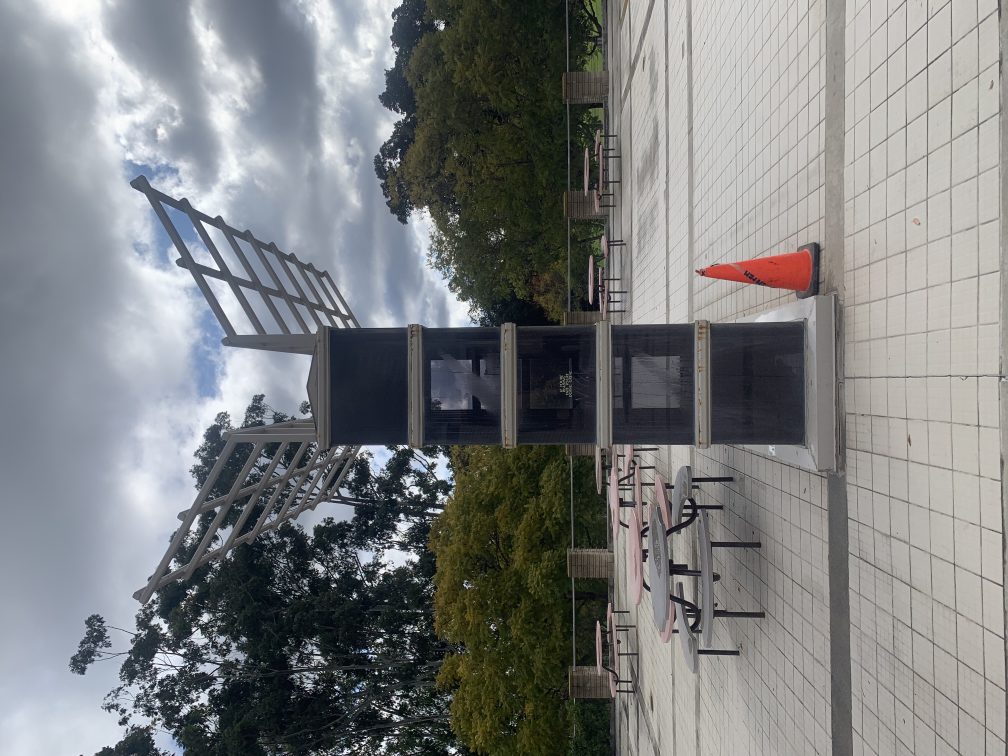
#> input picture images/center.jpg, 4032 x 3024 px (shown at 1/4 size)
$ jupyter execute panoramic_image.ipynb
#> lines starting #> are read from the running program, lines starting #| are printed output that depends on the picture
[cell 1]
import matplotlib.pyplot as plt
import numpy as np
import cv2

[cell 2]
points_center_img = []
points_right_img = []
points_left_img = []

[cell 3]
center_image = plt.imread('./images/center.jpg')
#> center_image is the input picture: shape (3024, 4032, 3); mean R, G, B 125.2, 127.2, 128
right_image = plt.imread('./images/right.jpg')
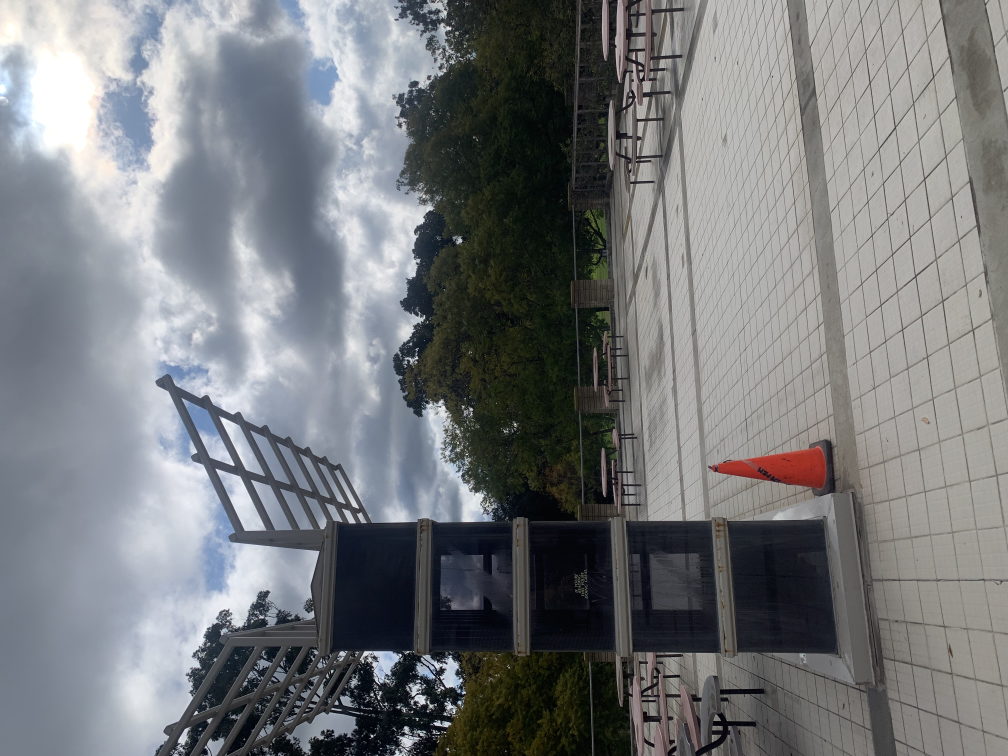
#> input picture images/right.jpg, 4032 x 3024 px (shown at 1/4 size)
#> right_image is the input picture: shape (3024, 4032, 3); mean R, G, B 119.2, 121.6, 124
left_image = plt.imread('./images/left.jpg')
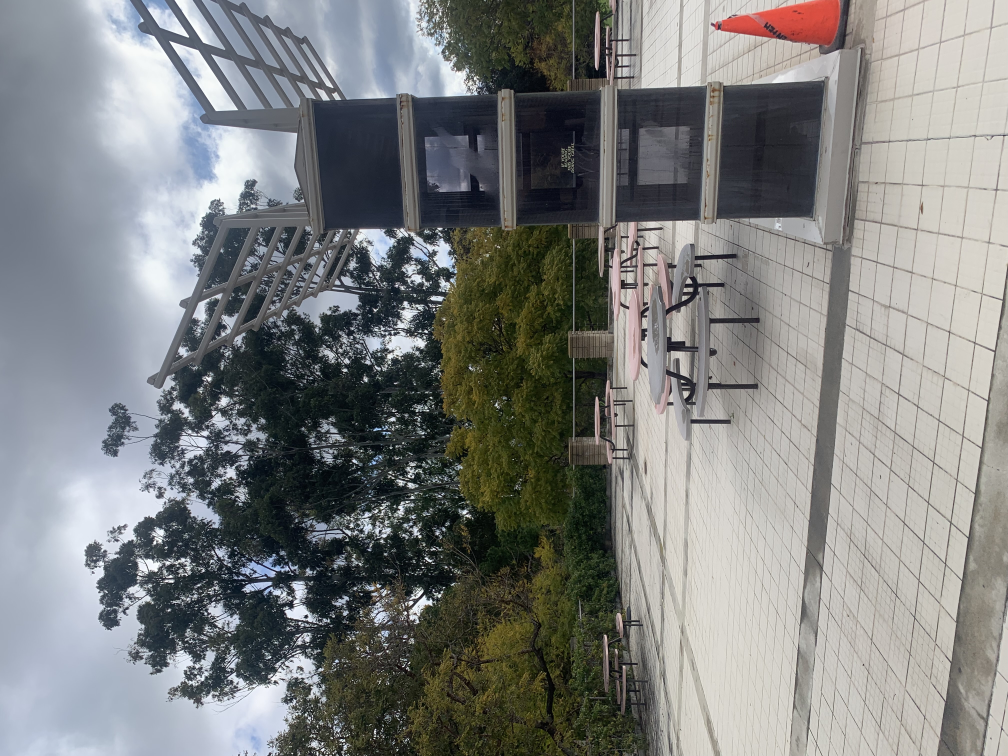
#> input picture images/left.jpg, 4032 x 3024 px (shown at 1/4 size)
#> left_image is the input picture: shape (3024, 4032, 3); mean R, G, B 126.7, 128.5, 127.8

[cell 4]
def resize_image(image, max_width=600):
#> called with max_width = 600
    ratio = max_width / image.shape[1]
#> ratio = 0.198
    new_height = int(image.shape[0] * ratio)
#> new_height = 800
    resized_image = cv2.resize(image, (max_width, new_height))
    return resized_image

def get_points(event, x, y, flags, params):
    if event == cv2.EVENT_LBUTTONDOWN:
        orig_x = int(x / (resized_img.shape[1] / img.shape[1]))
        orig_y = int(y / (resized_img.shape[0] / img.shape[0]))
        params.append((orig_x, orig_y))
        cv2.circle(resized_img, (x, y), 5, (0, 255, 0), -1)
        cv2.imshow('Select Points', resized_img)

def select_points(image_path, points_list):
    global img, resized_img
    img = cv2.imread(image_path)
    resized_img = resize_image(img)
    cv2.imshow('Select Points', resized_img)
    cv2.setMouseCallback('Select Points', get_points, points_list)
    cv2.waitKey(0)
    cv2.destroyAllWindows()

[cell 5]
select_points('./images/center.jpg', points_center_img)
select_points('./images/right.jpg', points_right_img)
select_points('./images/left.jpg', points_left_img)
#> call 3 of resize_image, with max_width = 600
#> in resize_image (call 3), `resized_image = cv2.resize(image, (max_width, new_height))`:
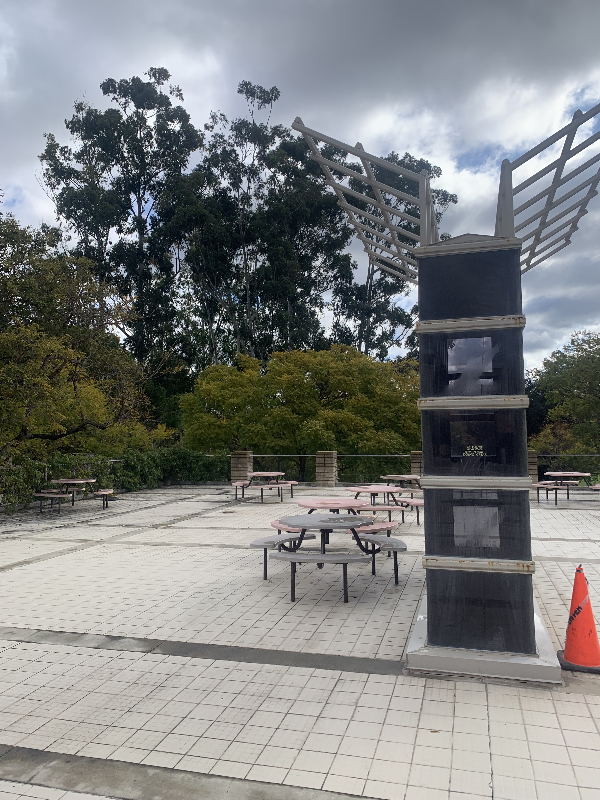
#> resized_image: shape (800, 600, 3); mean B, G, R 127.6, 128.4, 126.6

[cell 6]
print("Center Image Points:", points_center_img)
print("Right Image Points:", points_right_img)
print("Left Image Points:", points_left_img)

[cell 7]
def find_homography(src, dst):
    n_points = src.shape[0]
    A = np.zeros((2 * n_points, 9))
    for i in range(n_points):
        x, y = src[i]
        x_prime, y_prime = dst[i]
        A[2*i] = [x, y, 1, 0, 0, 0, -x_prime*x, -x_prime*y, -x_prime]
        A[2*i + 1] = [0, 0, 0, x, y, 1, -y_prime*x, -y_prime*y, -y_prime]
    U, S, V_t = np.linalg.svd(A)
    H = V_t[-1].reshape(3, 3)
    H = H / H[2, 2]
    return H

[cell 8]
points_center_img = np.array(points_center_img, dtype='float32')
points_right_img = np.array(points_right_img, dtype='float32')
points_left_img = np.array(points_left_img, dtype='float32')

h1= find_homography(points_left_img, points_center_img)
h2 = find_homography(points_right_img, points_center_img)

[cell 9]
print(h1)
print(h2)

[cell 10]
def stitch_images(img1, img2, H):
    """
    Stitches img1 and img2 using the given Homography matrix H.
    img1 is transformed and stitched to img2.
    """
    h1, w1 = img1.shape[:2]
#> h1 = 4032; w1 = 3024
    h2, w2 = img2.shape[:2]
#> h2 = 4032; w2 = 3024

    corners1 = np.float32([[0, 0], [0, h1], [w1, h1], [w1, 0]]).reshape(-1, 1, 2)
    corners2 = np.float32([[0, 0], [0, h2], [w2, h2], [w2, 0]]).reshape(-1, 1, 2)
    transformed_corners = cv2.perspectiveTransform(corners1, H)
#> transformed_corners = [[0, 0], [0, 0], [0, 0], [0, 0]]
    all_corners = np.concatenate((corners2, transformed_corners), axis=0)

    [x_min, y_min] = np.int32(all_corners.min(axis=0).ravel() - 0.5)
#> x_min = 0
    [x_max, y_max] = np.int32(all_corners.max(axis=0).ravel() + 0.5)

    translation_dist = [-x_min, -y_min]
    H_translation = np.array([[1, 0, translation_dist[0]], [0, 1, translation_dist[1]], [0, 0, 1]])
    result = cv2.warpPerspective(img1, H_translation.dot(H), (x_max - x_min, y_max - y_min))
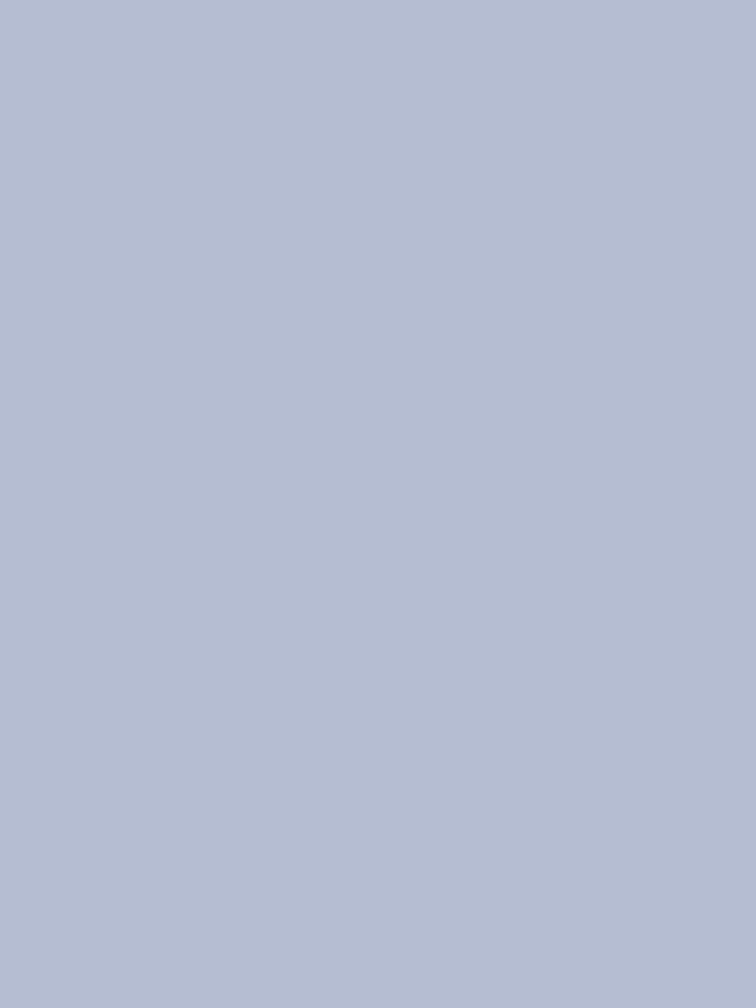
#> result: shape (4032, 3024, 3) (shown at 1/4 size); mean B, G, R 210, 189, 181
    result[translation_dist[1]:translation_dist[1]+h2, translation_dist[0]:translation_dist[0]+w2] = img2

    return result

[cell 11]
left_img = cv2.imread('./images/left.jpg')
center_img = cv2.imread('./images/center.jpg')
right_img = cv2.imread('./images/right.jpg')

img1 = stitch_images(left_img, center_img, h1)
img1 = cv2.resize(img1, (350, 350), interpolation = cv2.INTER_AREA)
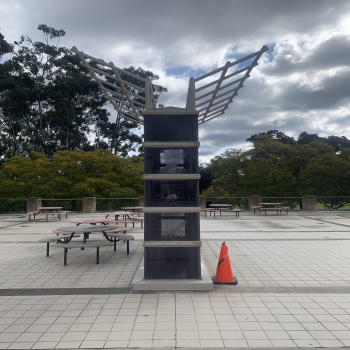
#> img1: shape (350, 350, 3); mean B, G, R 128, 127.2, 125.2
img1 = cv2.cvtColor(img1, cv2.COLOR_BGR2RGB)

[cell 12]
img2 = stitch_images(right_img, center_img, h2)
#> in stitch_images (call 2), `result = cv2.warpPerspective(img1, H_translation.dot(H), (x_max - x_mi..`:
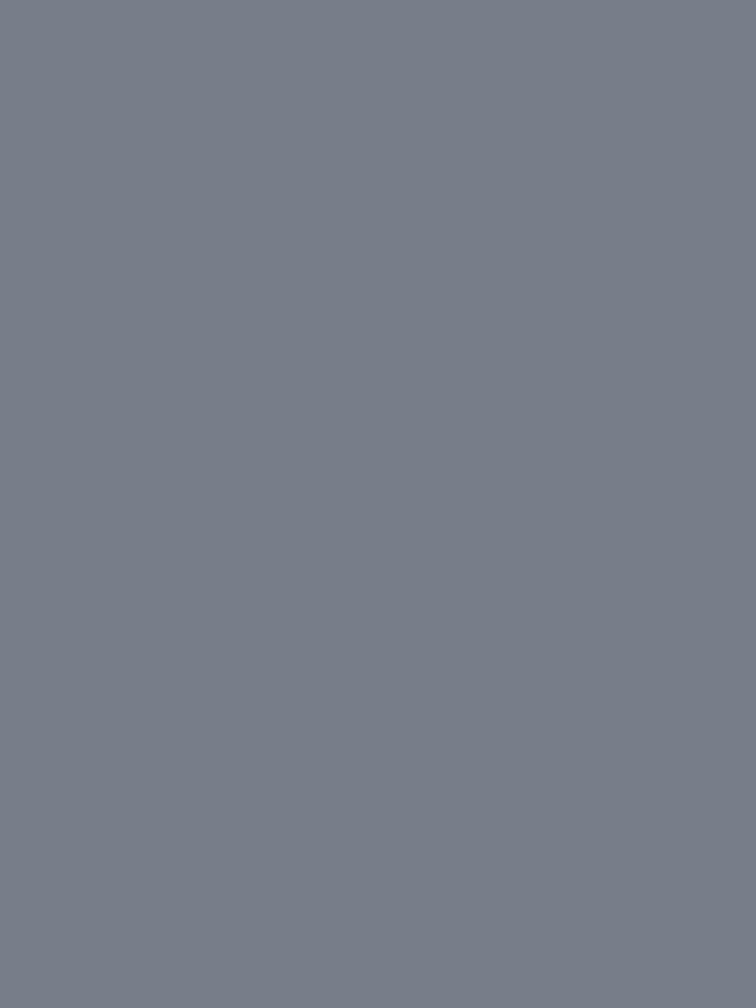
#> result: shape (4032, 3024, 3) (shown at 1/4 size); mean B, G, R 137, 125, 119
img2 = cv2.resize(img2, (350, 350), interpolation=cv2.INTER_AREA)
img2 = cv2.cvtColor(img2, cv2.COLOR_BGR2RGB)

[cell 13]
plt.imshow(img2)
plt.show()

[cell 14]
plt.imshow(img1)
plt.show()

# TODO: TRY WITH 6 OR 7 POINTS THE HOMOGRAPHIES, IN DIFFERENT PLACES.

[cell 15]
def warp_imgs(imgs, homos):
    # This function will warp the images and create the offsets so they are visible

    x_m, y_m, x_mx, y_mx = float('inf'), float('inf'), float('-inf'), float('-inf')
    for img, H in zip(imgs, homos):
        h, w = img.shape[:2]
        corners = np.array([[0, 0], [0, h], [w, h], [w, 0]], dtype=np.float32).reshape(-1, 1, 2)
        wcornerss = cv2.perspectiveTransform(corners, H)
        x_m = min(x_m, np.min(wcornerss[:, :, 0]))
        y_m = min(y_m, np.min(wcornerss[:, :, 1]))
        x_mx = max(x_mx, np.max(wcornerss[:, :, 0]))
        y_mx = max(y_mx, np.max(wcornerss[:, :, 1]))
#> this loop made 3 passes
#> (H, x_mx, y_mx) on passes 1, 3: ([[0, 0, 0], [0, 0, 0], [0, 0, 1]], 0, 0), ([[0, 0, 0], [0, 0, 0], [0, 0, 1]], 3024, 4032)
#> (H, wcornerss, x_mx, y_mx) on pass 2: ([[1, 0, 0], [0, 1, 0], [0, 0, 1]], [[0, 0], [0, 4032], [3024, 4032], [3024, 0]], 3024, 4032)


    w = int(np.ceil(x_mx - x_m))
    h = int(np.ceil(y_mx - y_m))
    off_x, off_y = -x_m, -y_m
#> off_x = 0; off_y = 0

    res = np.zeros((h, w, 3), dtype=np.uint8)
    for img, H in zip(imgs, homos):
        H_off = np.array([[1, 0, off_x], [0, 1, off_y], [0, 0, 1]]) @ H
        warped = cv2.warpPerspective(img, H_off, (w, h))
        mask = (warped > 0)
        res[mask] = warped[mask]
#> this loop made 3 passes
#> H_off on passes 1 to 3: [[0, 0, 0], [0, 0, 0], [0, 0, 1]], [[1, 0, 0], [0, 1, 0], [0, 0, 1]], [[0, 0, 0], [0, 0, 0], [0, 0, 1]]
#> pass 2, in warp_imgs, `mask = (warped > 0)`:
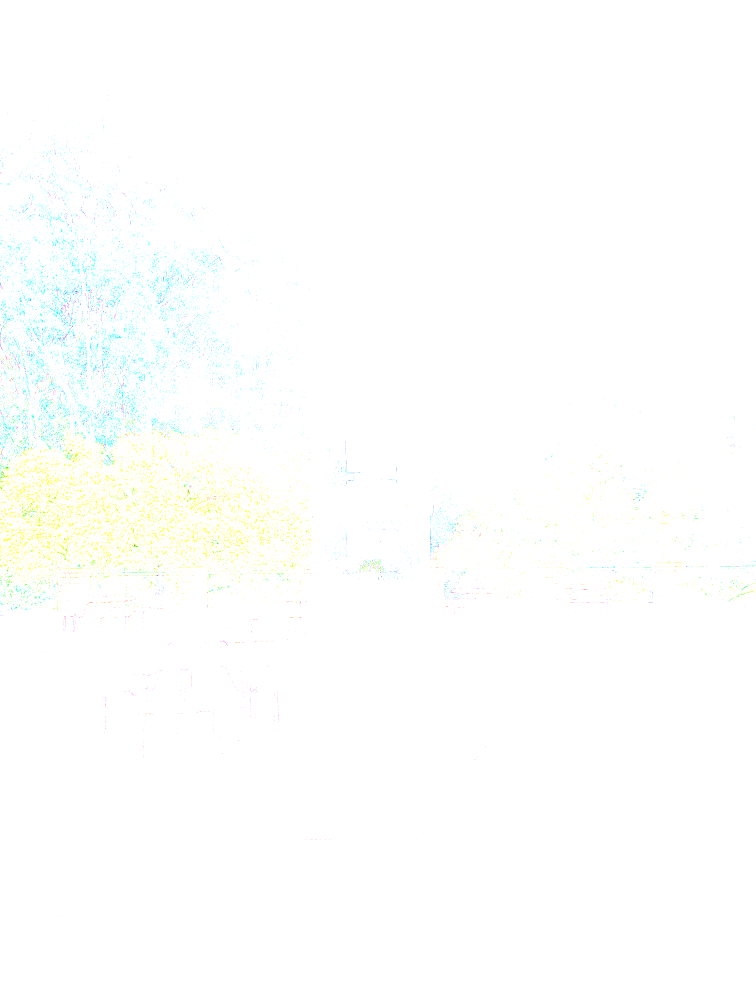
#> mask: shape (4032, 3024, 3) bool (shown at 1/4 size); mean B, G, R 0.995, 0.999, 0.995
    return res


def panoramic_image(center, left, right, H1, H2):
    H_copy = np.eye(3)
    imgs = [left, center, right]
    homos = [H1, H_copy, H2]
    panoram = warp_imgs(imgs, homos)
    return panoram
